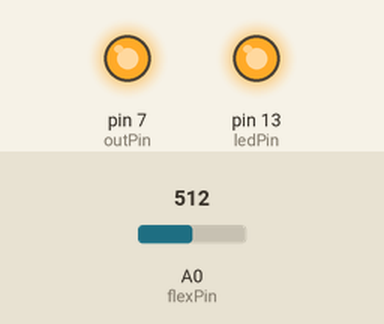
This sketch was run on a simulated Arduino Uno, built with avr-gcc and run on an emulated ATmega328P. Shown: output pins drawn as LEDs (lit = HIGH). Inputs (shaded band) come from the test bench; at power-on: A0 (flexPin) = 512. What the sketch prints to the serial monitor is not drawn.

Above: at 0.05 s.
Timing chart, 0 to 23.0 s (numbered marks = the images above):
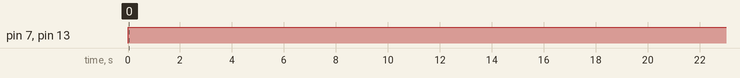

The sketch:

flexDelayBang.ino
```cpp
/*
 Flex sensor - turns on LCD screen for 10 seconds, then turn off
 adjust interval to adjust the time LCD stays on
 adjust threshold for flex sensor sensitivity

 The circuit:

 Flex sensor -
   silver leg goes to 5v
   other leg goes to point A
   point A goes to 1M ohm resistor, which then goes to ground
   point A goes to Arduino Analog Input pin 0

 LCD screen -
   TIP 120 with label facing you is BCE
   B goes to 2.2k ohm resistor, which then goes to Arduino D7
   C goes to "negative" end of LCD
   "positive" end of LCD goes to 12v
   E goes to common ground (ground Arduino and ground LCD)
 when D7 triggers Base, Collector allows 12v to drop through LCD screen

 Flex sensor triggers LCD to turn on for 10 seconds

 */

// constants won't change. They're used here to
// set pin numbers:
const int flexPin = 0;      // flex sensor
const int ledPin =  13;      // the number of the LED pin
const int outPin = 7;

// variables for flex sensor
int flexReading = 0;
int buttonState = 0;         // variable for reading the pushbutton status
int previousState = 0;
int startTime;
int elapsedTime;
int interval = 20000;
int threshold = 500;

void setup() {
  Serial.begin(9600);

  // initialize the LED pin as an output:
  pinMode(ledPin, OUTPUT);
  pinMode(outPin, OUTPUT);
  // initialize the flex sensor pin as an input:
  pinMode(flexPin, INPUT);
}

void loop(){
  flexReading = analogRead(flexPin);
  // read the state of the pushbutton value:
  if (flexReading > threshold) {
    buttonState = HIGH;
  } else {
    buttonState = LOW;
  }

  // check if the flex sensor is triggered
  // if it is, the buttonState is HIGH:
  if (buttonState == HIGH && previousState == LOW) {
    startTime = millis();
    // turn LED on:
    digitalWrite(ledPin, HIGH);
    digitalWrite(outPin, HIGH);
    previousState = HIGH;
  }
  else if (previousState == HIGH) {
    elapsedTime = millis() - startTime;
    Serial.println(elapsedTime);
    if (elapsedTime >= interval) {
      digitalWrite(ledPin, LOW);
      digitalWrite(outPin, LOW);
      previousState = LOW;
    } else {
       previousState = HIGH;
    }
  } else {
    previousState = LOW;
  }
}
```

Measured:
- by itself, pin 7 (outPin), pin 13 (ledPin): LOW → HIGH at 0.00 s
